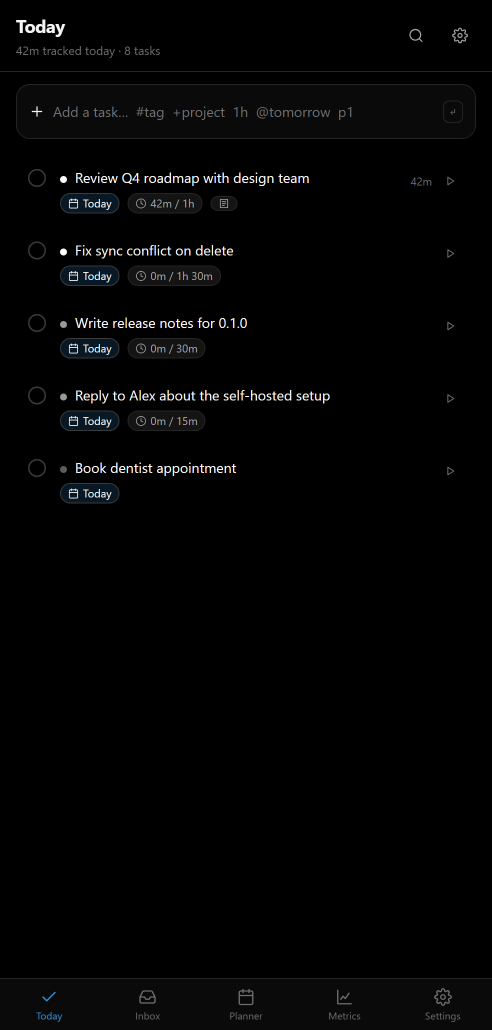
#> input picture docs/screenshots/android-today.png, 984 x 2060 px (shown at 1/2 size)
$ python make-mockup.py
#> lines starting #> are read from the running program, lines starting #| are printed output that depends on the picture; after the words box and inside, x2 and y2 are one past the last pixel; in counts of white or black regions, pixels touching at a corner belong together
"""Compose the Android mockup sheet from rendered screenshots.

Usage: python tools/make-mockup.py
Reads docs/screenshots/android-*.png, writes docs/screenshots/mockup-android.png.
"""

from pathlib import Path

from PIL import Image, ImageDraw, ImageFont

ROOT = Path(__file__).resolve().parent.parent
SHOTS = ROOT / "docs" / "screenshots"

SCREEN_W = 412
BEZEL = 9
FRAME_W = SCREEN_W + BEZEL * 2
GAP = 46
MARGIN = 54
TITLE_H = 132
LABEL_H = 68

BG = (7, 8, 9)
FRAME = (26, 31, 37)
FRAME_EDGE = (43, 51, 60)
TEXT = (232, 238, 244)
DIM = (138, 150, 162)
ACCENT = (79, 156, 249)

PANELS = [
    ("android-today.png", "Today", "schedule, estimate, priority, live tracking"),
    ("android-detail.png", "Task detail", "notes, tags, subtasks, due date, estimate"),
    ("android-settings.png", "Settings", "every upstream section, mapped and tracked"),
]


def load_font(size: int, bold: bool = False) -> ImageFont.FreeTypeFont:
    candidates = [
        r"C:\Windows\Fonts\segoeuib.ttf" if bold else r"C:\Windows\Fonts\segoeui.ttf",
        r"C:\Windows\Fonts\arialbd.ttf" if bold else r"C:\Windows\Fonts\arial.ttf",
    ]
    for candidate in candidates:
        if Path(candidate).exists():
            return ImageFont.truetype(candidate, size)
    return ImageFont.load_default(size)


def rounded_mask(size: tuple[int, int], radius: int) -> Image.Image:
    mask = Image.new("L", size, 0)
    ImageDraw.Draw(mask).rounded_rectangle(
        (0, 0, size[0] - 1, size[1] - 1), radius=radius, fill=255
    )
    return mask


def frame_screen(path: Path) -> Image.Image:
    raw = Image.open(path).convert("RGB")
#> raw is the input picture: PIL image 984x2060 RGB; mean R, G, B 4, 4.2, 4.3
    height = round(raw.height * SCREEN_W / raw.width)
#> height = 863
    screen = raw.resize((SCREEN_W, height), Image.LANCZOS)

    frame = Image.new("RGB", (FRAME_W, height + BEZEL * 2), FRAME)
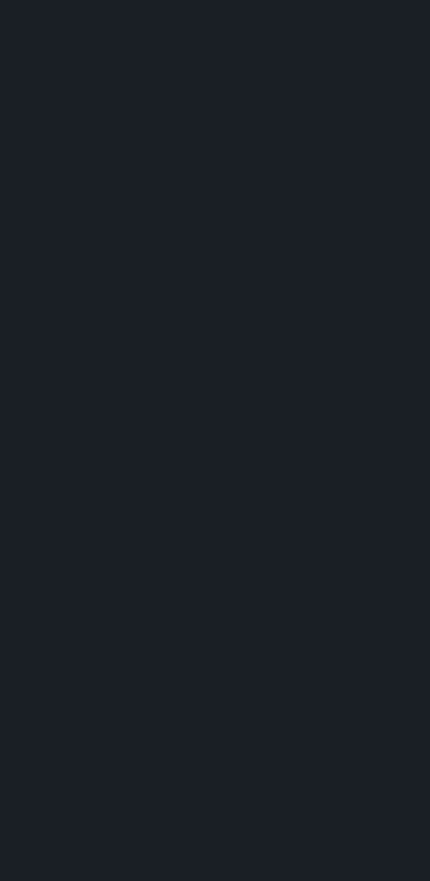
#> frame: PIL image 430x881 RGB; mean R, G, B 26, 31, 37
    draw = ImageDraw.Draw(frame)
    draw.rounded_rectangle(
        (0, 0, FRAME_W - 1, height + BEZEL * 2 - 1),
        radius=34,
        fill=FRAME,
        outline=FRAME_EDGE,
        width=2,
    )
    # Punch the screen in with rounded corners so it sits inside the bezel.
    frame.paste(screen, (BEZEL, BEZEL), rounded_mask((SCREEN_W, height), 26))
#> in rounded_mask, `mask = Image.new("L", size, 0)`: mask: PIL image 412x863 L; every value is 0
#> in rounded_mask, `ImageDraw.Draw(mask).rounded_rectangle( (0, 0, size[0] - 1, size[1] - ..`:
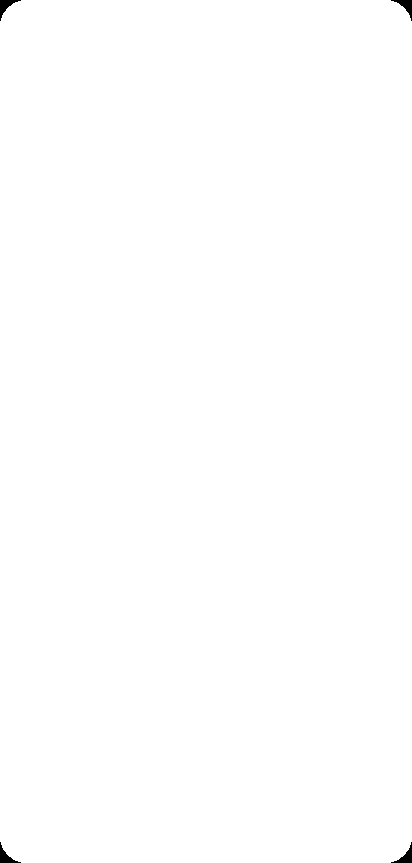
#> mask: PIL image 412x863 L; 99.8% white; 4 black regions, box (x1, y1, x2, y2) and area: (0, 0, 21, 21) 150, (391, 0, 412, 21) 150, (0, 842, 21, 863) 150, (391, 842, 412, 863) 150
    return frame


def main() -> None:
    frames = [frame_screen(SHOTS / name) for name, _, _ in PANELS]
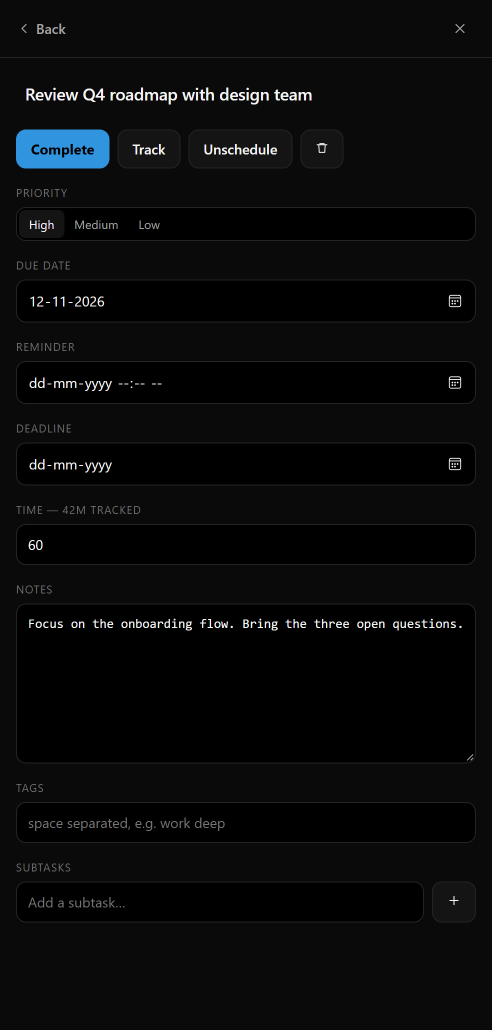
#> input picture docs/screenshots/android-detail.png, 984 x 2060 px (shown at 1/2 size)
#> in frame_screen, raw is the input picture: PIL image 984x2060 RGB; mean R, G, B 9.4, 10, 10.5
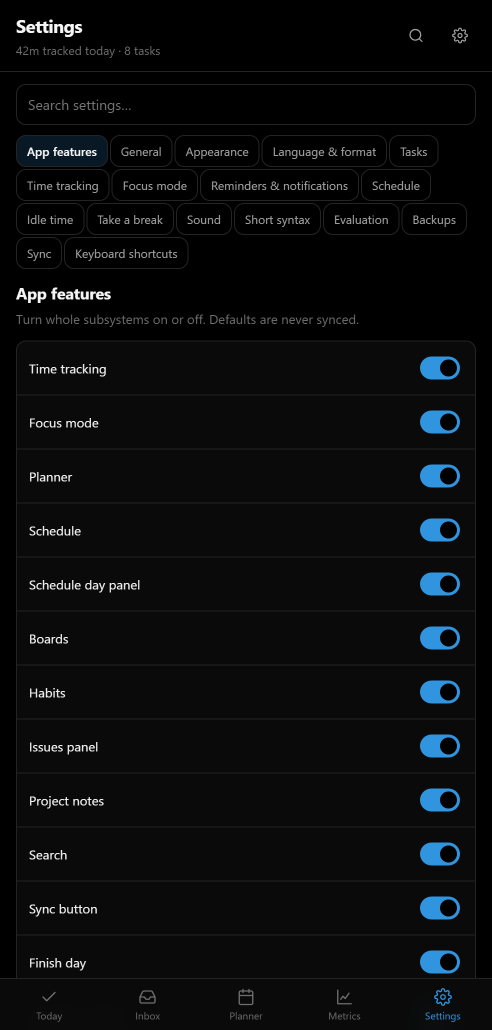
#> input picture docs/screenshots/android-settings.png, 984 x 2060 px (shown at 1/2 size)
#> in frame_screen, raw is the input picture: PIL image 984x2060 RGB; mean R, G, B 10.4, 11.8, 12.9
#> in frame_screen (call 3), `screen = raw.resize((SCREEN_W, height), Image.LANCZOS)`:
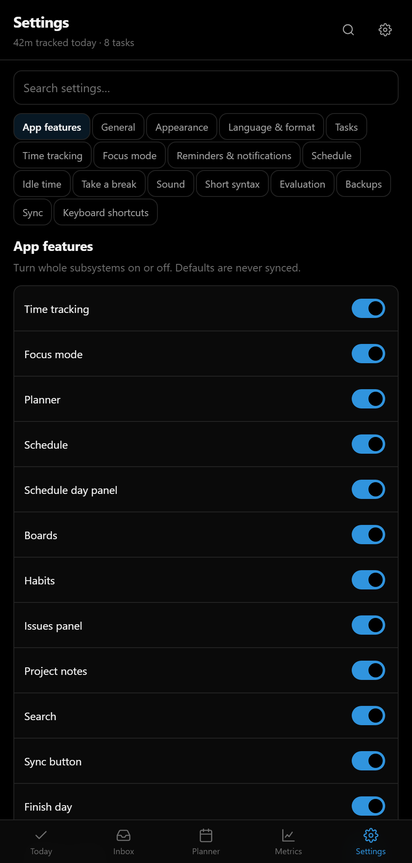
#> screen: PIL image 412x863 RGB; mean R, G, B 10.5, 12, 13.1
#> in frame_screen (call 3), `frame.paste(screen, (BEZEL, BEZEL), rounded_mask((SCREEN_W, height), 2..`:
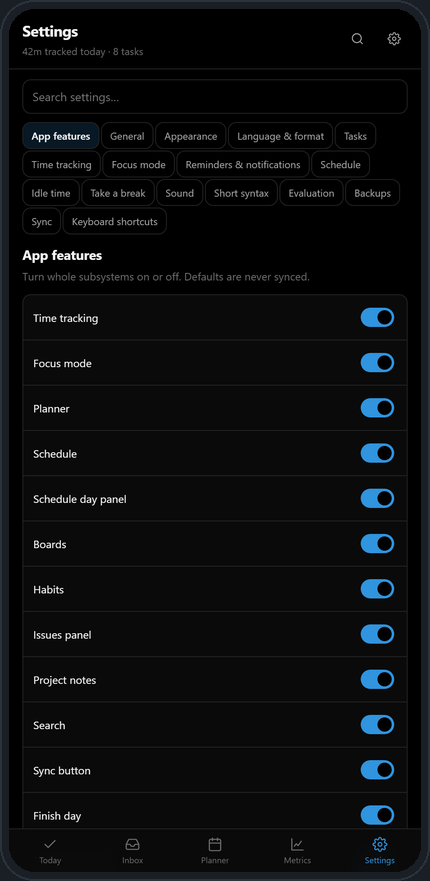
#> frame: PIL image 430x881 RGB; mean R, G, B 11.7, 13.5, 15
#> frames = 3 items
    frame_h = max(f.height for f in frames)
#> frame_h = 881

    width = MARGIN * 2 + len(frames) * FRAME_W + (len(frames) - 1) * GAP
#> width = 1490
    height = TITLE_H + LABEL_H + frame_h + MARGIN
#> height = 1135

    canvas = Image.new("RGB", (width, height), BG)
    draw = ImageDraw.Draw(canvas)

    title_font = load_font(34, bold=True)
    sub_font = load_font(17)
    label_font = load_font(19, bold=True)
    caption_font = load_font(15)

    draw.text((MARGIN, 42), "superprod", font=title_font, fill=TEXT)
    draw.text(
        (MARGIN, 86),
        "Android — self-hosted sync, feature parity in progress",
        font=sub_font,
        fill=DIM,
    )
    draw.rectangle((MARGIN, TITLE_H - 18, MARGIN + 52, TITLE_H - 15), fill=ACCENT)

    for index, (frame, (_, label, caption)) in enumerate(zip(frames, PANELS)):
        x = MARGIN + index * (FRAME_W + GAP)
        y = TITLE_H + LABEL_H

        draw.text((x + 2, TITLE_H + 2), label, font=label_font, fill=TEXT)
        draw.text((x + 2, TITLE_H + 30), caption, font=caption_font, fill=DIM)

        # Soft edge: two faint concentric outlines read as a shadow on near-black.
        for offset, tone in ((10, (12, 14, 17)), (5, (17, 20, 24))):
            draw.rounded_rectangle(
                (
                    x - offset,
                    y - offset,
                    x + FRAME_W + offset,
                    y + frame.height + offset,
                ),
                radius=34 + offset,
                outline=tone,
                width=3,
            )
        canvas.paste(frame, (x, y))
#> this loop made 3 passes
#> (label, x) on passes 1 to 3: ('Today', 54), ('Task detail', 530), ('Settings', 1006)
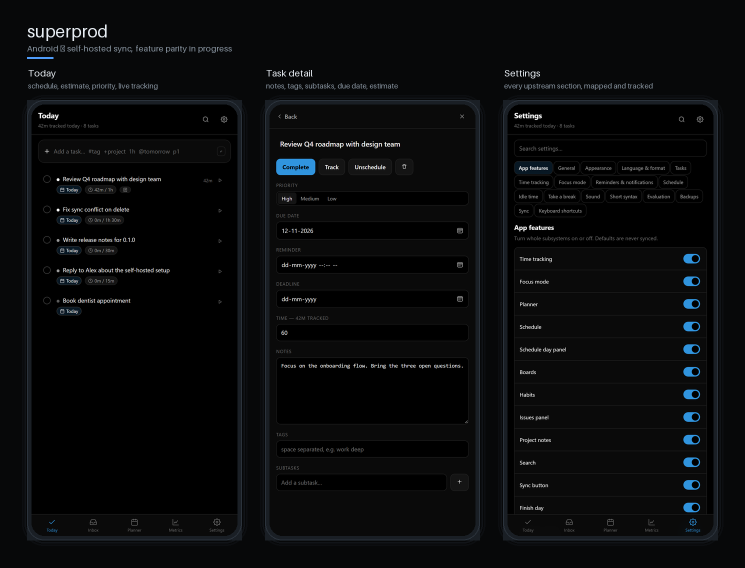
#> canvas: PIL image 1490x1135 RGB (shown at 1/2 size); mean R, G, B 9.4, 10.6, 11.6

    out = SHOTS / "mockup-android.png"
    canvas.save(out, "PNG", optimize=True)
    print(f"wrote {out} ({width}x{height})")
#| wrote docs/screenshots/mockup-android.png (1490x1135)


if __name__ == "__main__":
    main()
